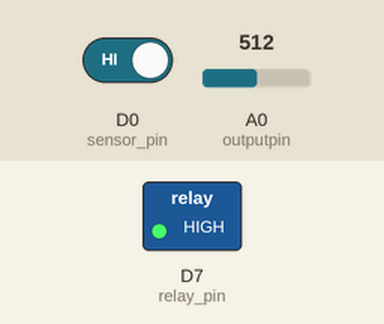
This sketch was run on a simulated ESP8266 (NodeMCU). Parts: switched loads named in the sketch (green lamp = pin HIGH). The inputs (shaded band) are chosen by the test bench; at power-on: D0 (sensor_pin) HIGH, A0 (outputpin) = 512. WiFi joins after 1.5 s; servers stay silent unless stated; the Firebase database answers and starts empty; what the sketch prints to the serial monitor is not drawn.

Above: at 2.7 s.
2.8 s: D0 (sensor_pin) driven LOW
At 3.4 s:
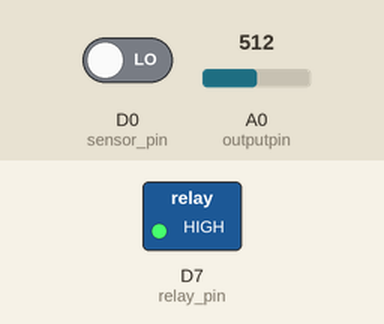
11.0 s: D0 (sensor_pin) driven HIGH
At 14.4 s:
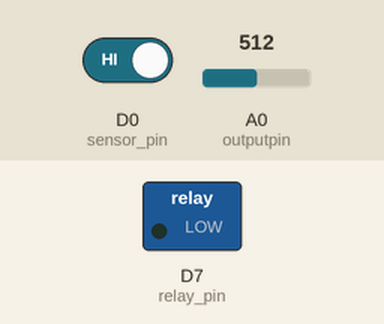
Timing chart, 0 to 15.9 s (numbered marks = the images above; inputs shaded):
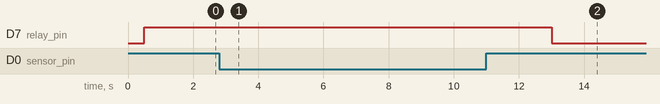

The sketch:

Nodeone.ino
```cpp
// (licence header left out)
#include <Wire.h>
#include <Adafruit_ADS1015.h>
Adafruit_ADS1115 ads;  /* Use this for the 16-bit version */
// Adafruit_ADS1015 ads;     /* Use thi for the 12-bit version */
// FirebaseDemo_ESP8266 is a sample that demo the different functions
// of the FirebaseArduino API.
#include <ESP8266WiFi.h>
#include <FirebaseArduino.h>

// Set these to run example.
#define FIREBASE_HOST "swapnil-61130.firebaseio.com"
#define FIREBASE_AUTH "qmwr2XnhAqIo3GJBrRUJUWgKsSnXpsrPO37Oh6Jl"
#define WIFI_SSID "build"
#define WIFI_PASSWORD "hereyougo"

int outputpin= A0; // temp sensor

int sensor_pin = 16; // motion sensor
int relay_pin = 13;
int output = 0;// state of motion
int preoutput;
String txt;

void setup() {
  Serial.begin(115200);
  Wire.begin(D2,D1);
  // connect to wifi.
  WiFi.begin(WIFI_SSID, WIFI_PASSWORD);
  Serial.print("connecting");
  while (WiFi.status() != WL_CONNECTED) {
    Serial.print(".");
    delay(500);

//  pinMode(smokeA0, INPUT);
  pinMode(sensor_pin, INPUT);
  pinMode(relay_pin, OUTPUT);
  //pinMode(5, OUTPUT);
  digitalWrite(relay_pin, HIGH);

  }
  Serial.println();
  Serial.print("connected: ");
  Serial.println(WiFi.localIP());

  Firebase.begin(FIREBASE_HOST, FIREBASE_AUTH);
}

int n = 0;

void loop() {

  int temp = analogRead(outputpin);
  float mV = (temp/1024.0) * 3300;
  float celsius = mV/10;
  preoutput = output;
  Serial.print("in DegreeC = ");
  Serial.println(celsius);

  //--------------------TEMP-------------


  String TEMP = String(celsius);

  Firebase.setFloat("temperature",celsius);
  // handle error
  if (Firebase.failed()) {
      Serial.print("setting /number failed:");
      Serial.println(Firebase.error());
      return;
  }
  delay(1000);
  // get value
  Serial.print("Temperature: ");
  Serial.println(Firebase.getFloat("temperature"));
  delay(1000);

//--------------------MOTION-------------

  preoutput = output;
  output = digitalRead(sensor_pin);
  if(output == 0 && preoutput == 1){
    delay(7000);
  }
  else if(output == 1){
    digitalWrite(relay_pin, LOW);
    txt="Yes";
    Serial.println("Motion Detected");

  }
  else if(output == 0){
    digitalWrite(relay_pin, HIGH);
    txt="No";
    Serial.println("No motion");
  }
  Serial.println(output);

    String MOTION = String(txt);


    Firebase.setString("Motion",txt);
  // handle error
  if (Firebase.failed()) {
      Serial.print("setting /number failed:");
      Serial.println(Firebase.error());
      return;
  }
  delay(1000);
  // get value
  Serial.print("Motion: ");
  Serial.println(Firebase.getString("Motion"));
  delay(1000);

  //String name = Firebase.pushInt("logs", n++);
  // handle error
//  if (Firebase.failed()) {
//      Serial.print("pushing /logs failed:");
//      Serial.println(Firebase.error());
//      return;
//  }
//  Serial.print("pushed: /logs/");
//  Serial.println(name);
//  delay(1000);
}
```

Measured:
- after the input at 2.8 s, D7 (relay_pin): stays HIGH (without the input it goes to LOW after 1.0 s)
- after the input at 11.0 s, D7 (relay_pin): HIGH → LOW after 2.0 s
